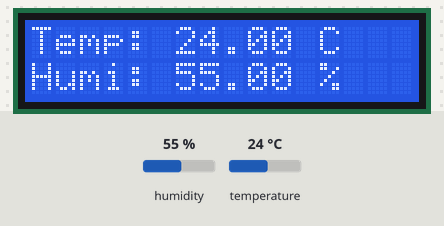
Simulated run of this sketch. Board: Arduino Uno, built with avr-gcc and run on an emulated ATmega328P. Shown: 16×2 character LCD. The inputs (shaded band) are chosen by the test bench; at power-on: humidity 55 %, temperature 24 °C.

Above: at 4.3 s.
4.4 s: humidity set to 22 %
At 6.7 s:
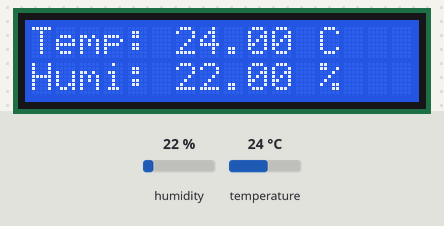
7.1 s: temperature set to 12 °C
At 7.7 s:
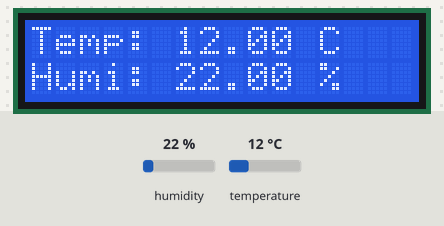
9.8 s: humidity set to 40 %
At 12.2 s:
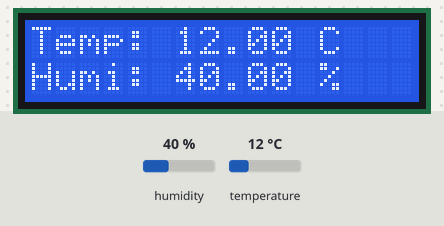
12.8 s: temperature set to 19 °C
At 14.5 s:
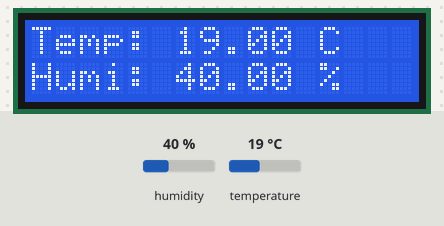
Timing chart, 0 to 16.0 s (numbered marks = the images above; inputs shaded):
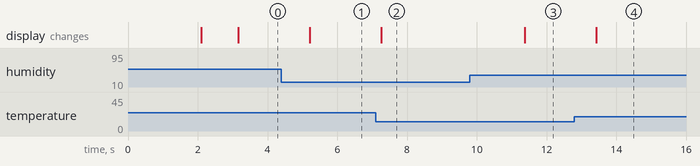

The sketch:

sensorkelembabansuhu_udara.ino
```cpp
#include <Wire.h>
#include <LiquidCrystal_I2C.h>
#include "DHT.h"

// Konfigurasi DHT11
#define DHTPIN 2      // Pin data DHT11 terhubung ke D2
#define DHTTYPE DHT11 // Tipe sensor DHT11
DHT dht(DHTPIN, DHTTYPE);

// Konfigurasi LCD 16x2 dengan I2C
LiquidCrystal_I2C lcd(0x27, 16, 2); // Alamat I2C biasanya 0x27 atau 0x3F

void setup() {
  // Inisialisasi LCD
  lcd.begin(16, 2); // Tambahkan parameter kolom dan baris
  lcd.backlight();
  lcd.setCursor(0, 0);
  lcd.print("Initialization..");

  // Inisialisasi DHT11
  dht.begin();

  // Pesan siap
  delay(2000);
  lcd.clear();
  lcd.setCursor(0, 0);
  lcd.print("Temp & Humidity");
  lcd.setCursor(3, 1);
  lcd.print("Monitoring");
  delay(1000);
  lcd.clear();
}

void loop() {
  // Baca suhu dan kelembapan
  float suhu = dht.readTemperature();
  float kelembapan = dht.readHumidity();

  // Periksa apakah pembacaan berhasil
  if (isnan(suhu) || isnan(kelembapan)) {
    lcd.clear();
    lcd.setCursor(0, 0);
    lcd.print("Error membaca");
    lcd.setCursor(0, 1);
    lcd.print("sensor!");
    delay(2000);
    return;
  }

  // Tampilkan suhu dan kelembapan di LCD
  lcd.clear();
  lcd.setCursor(0, 0);
  lcd.print("Temp: ");
  lcd.print(suhu);
  lcd.print(" C");

  lcd.setCursor(0, 1);
  lcd.print("Humi: ");
  lcd.print(kelembapan);
  lcd.print(" %");

  // Delay sebelum pembaruan berikutnya
  delay(2000);
}
```

Measured:
- after the input at 4.4 s, the display: changes after 0.82 s (image 1)
- after the input at 7.1 s, the display: changes after 0.17 s (image 2)
- after the input at 9.8 s, the display: changes after 1.6 s (image 3)
- after the input at 12.8 s, the display: changes after 0.63 s (image 4)
